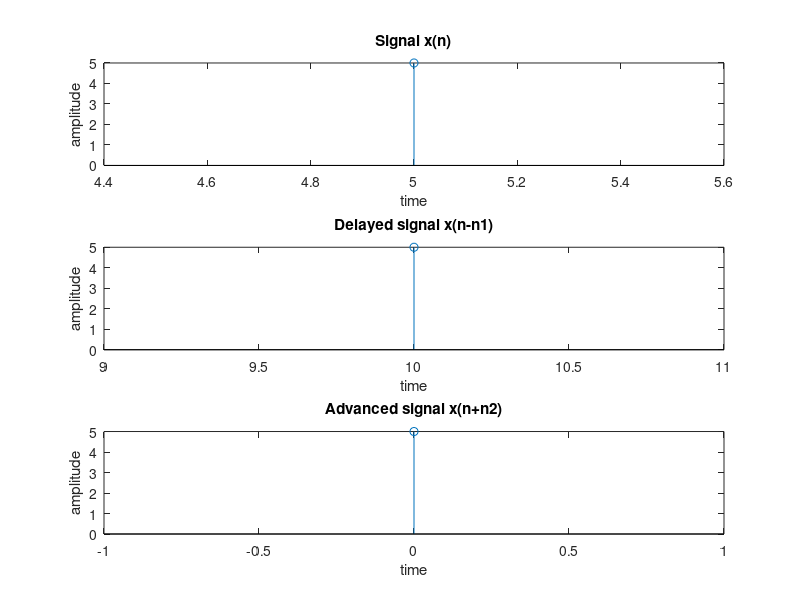

Recreate this plot in MATLAB.
n1=input('Enter the amount to be delayed n1=\n');
n2=input('Enter the amount to be advanced n2=\n');
n=input('length in form x:y\n');
x=input('Enter signal in form [a b ... c] x=\n');
subplot(3,1,1);
stem(n,x);

title('Signal x(n)');
xlabel('time');
ylabel('amplitude');
m=n+n1;
y=x;
subplot(3,1,2);
stem(m,y);

title('Delayed signal x(n-n1)');
xlabel('time');
ylabel('amplitude');
t=n-n2;
z=x;
subplot(3,1,3);
stem(t,z);

title('Advanced signal x(n+n2)');
xlabel('time');
ylabel('amplitude');